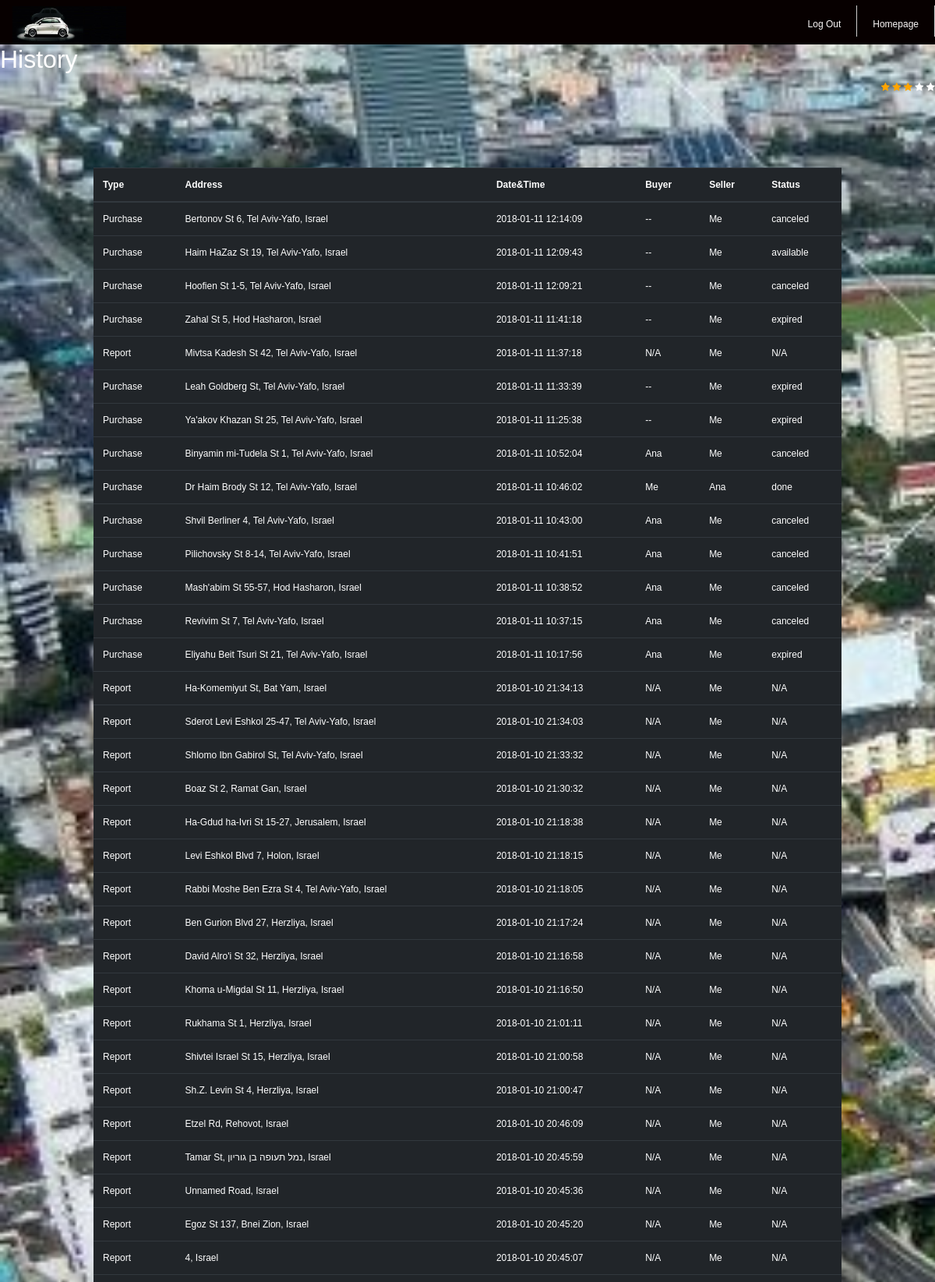
Page /history/ (signed in, upper part) on the committed database.
### polls/models.py (models this page shows, shortened)
class Purchase(models.Model):
	buyer_id	= models.IntegerField(default=-1) 	# user id
	seller_id	= models.IntegerField(default=-1) 	# user id
	cost 		= models.IntegerField(default=10)
	parking_time 	= models.CharField(max_length=200, default="") #  max 30 minutes from the offering time
	status 		= models.CharField(max_length=200, default="available") # available, in process, done, canceled, expired etc.
	parking_rate 	= models.DecimalField(max_digits=3,decimal_places=2,default=Decimal('0.0000'))
	target_address 	= models.CharField(max_length=200) #string. full address
	target_address_lat = models.CharField(max_length=2000)
	target_address_lng = models.CharField(max_length=2000)
	parking_address = models.CharField(max_length=200) #string. full address
	parking_address_lat = models.CharField(max_length=2000)
	parking_address_lng = models.CharField(max_length=2000)
	lock 			= threading.Lock()
	cond 			= threading.Condition(threading.Lock())
	pin_code		= models.CharField(max_length=2000, default="-1")
	attempt_failure = 0
	parking_actual_rank = models.DecimalField(max_digits=3,decimal_places=2,default=Decimal('0.0000'))
	def class_name(self):
    		return Purchase.__name__

class FreeSpot(models.Model):
	reporters_ids	= models.CharField(default="", max_length = 20000) 	# user id
	last_report_time= models.CharField(max_length=200, default="") #  max 30 minutes from the offering time
	parking_address = models.CharField(max_length=200) #coordinates of parking address. (x,y)
	street_name		= models.CharField(max_length=200) # Parking street name
	parking_address_lat = models.CharField(max_length=2000)
	parking_address_lng = models.CharField(max_length=2000)
	lock 			= threading.Lock()
	cond 			= threading.Condition(threading.Lock())
	parking_rank	= models.IntegerField(default=0) # start with rating 0
	is_verified		= models.IntegerField(default=0) # start with rating 0
	def class_name(self):
    		return FreeSpot.__name__

### polls/views.py (the view)
# urls.py: url(r'^history/$', views.call_history, name='call_history'),
def call_history(request):
	sell_purchase = Purchase.objects.filter(seller_id = request.user.pk)
	buy_purchase = Purchase.objects.filter(buyer_id = request.user.pk)
	all_free_spot = FreeSpot.objects.all()
	update_user_spots_status (request.user.pk)
	free_spot = []
	for spot in all_free_spot:
		reporters_ids_list = json.loads(spot.reporters_ids)
		if request.user.pk in reporters_ids_list:
			free_spot.append(spot)
	all_history = list(sell_purchase) + list(buy_purchase) + list(free_spot)
	all_history.sort(key=lambda x: datetime.datetime.strptime(x.parking_time, "%Y-%m-%d %H:%M:%S") if x.class_name() == "Purchase" else datetime.datetime.strptime(x.last_report_time, "%Y-%m-%d %H:%M:%S"), reverse=True)
	history_as_table = []
	for element in all_history:
		address = element.parking_address
		if element.class_name() == "Purchase":
			elemnt_type = "Purchase"
			status = element.status
			date_and_time = element.parking_time
			if (element.seller_id == request.user.pk):
				if (element.buyer_id == -1):
					buyer_username = "--"
				else:
					buyer_username = User.objects.get(pk = element.buyer_id).username
				seller_username = "Me"
			else:
				if (element.seller_id == -1):
					seller_username = "--"
				else:
					seller_username = User.objects.get(pk = element.seller_id).username
				buyer_username = "Me"
		else:
			elemnt_type = "Report"
			date_and_time = element.last_report_time
			buyer_username = "N/A"
			seller_username = "Me"
			status = "N/A"
		current_row = [elemnt_type, address, date_and_time, buyer_username, seller_username, status]
		history_as_table.append(current_row)
	return render(request, 'polls/history.html', {'history_as_table':history_as_table})

### polls/views.py (called while the page is built)
def minutes_elapsed(last_failure_in_string):
	"""
		Return True if user is still in timeout
	"""
	last_failure_in_datetime = datetime.datetime.strptime(last_failure_in_string, "%Y-%m-%d %H:%M:%S")
	diff = (datetime.datetime.now() - last_failure_in_datetime)
	return (diff.total_seconds() / 60)

def update_user_spots_status(user_id):
	sell_spot_list = Purchase.objects.filter(seller_id = user_id)
	buy_spot_list  = Purchase.objects.filter(buyer_id = user_id)
	all_user_spot = list(sell_spot_list) + list(buy_spot_list)
	for spot in all_user_spot:
		if (spot.status == ParkingStatus.AVAILABLE or spot.status == ParkingStatus.IN_PROCESS):
			if (minutes_elapsed(spot.parking_time) > 0):
				spot.status = ParkingStatus.EXPIRED
				print(ParkingStatus.EXPIRED)
				spot.save()

### polls/templates/polls/history.html (shortened to what this page needs)
<!DOCTYPE html>
<html>
<head>
  <link rel="stylesheet" href="https://maxcdn.bootstrapcdn.com/bootstrap/4.0.0-beta.2/css/bootstrap.min.css">
	<link rel="stylesheet" href="https://cdnjs.cloudflare.com/ajax/libs/font-awesome/4.7.0/css/font-awesome.min.css">
</head>
<body>
	<div class="all_site">
	{% load static %}
	<link rel="stylesheet" type="text/css" href="{% static "polls/_css/History.css" %}">
    <div class="body">
        <header>
            <div class="logo">
                <img src="{% static "_images/cars.jpg" %}" height="49"/>
            </div>
            <nav>
                <ul>
                    <a href="{% url 'polls:homepage' %}"><li>Homepage</li></a>
                    <a href="{% url 'polls:logout' %}"><li>Log Out</li></a>
                </ul>
            </nav>
        </header>
  <h2>History</h2>
  <div class = "pull-right">
	<span class="fa fa-star checked"></span>
	<span class="fa fa-star checked"></span>
	<span class="fa fa-star checked"></span>
	<span class="fa fa-star"></span>
	<span class="fa fa-star"></span>
  </div>
  <table class="table table-dark">
    <thead>
      <tr>
	<th>Type</th>
	<th>Address</th>
	<th>Date&Time</th>
	<th>Buyer</th>
	<th>Seller</th>
	<th>Status</th>
      </tr>
    </thead>
    <tbody>
	{% for row in history_as_table %}
      		<tr>
        		<td>{{row.0}}</td>
        		<td>{{row.1}}</td>
        		<td>{{row.2}}</td>
        		<td>{{row.3}}</td>
        		<td>{{row.4}}</td>
        		<td>{{row.5}}</td>
      		</tr>
 	{% endfor %}
    </tbody>
  </table>
</div>
</body>
</html>

### polls/static/polls/_css/History.css (style rules this page uses)
body { margin: 0; padding: 0; background: #fff; color: white; font-family: Arial; font-size: 12px; margin-left: 20px; }
.all_site { width: 100%; height: 100%; background-color:rgb(248, 246, 246); margin:0 auto }
.body header { height: 65px; float: left; width:100%; background:#070000; }
.body header .logo { float: left; text-align: left; margin-left:0; padding: 1rem; }
.body header nav { width:408px; float: right; margin-top: 15px; }
.body header nav ul { list-style-type: none; padding: 200; margin:auto; }
.body header nav ul li { display:inline-block; color: rgb(250, 248, 248); height:40px; padding:0 20px; line-height:49px; vertical-align:center; text-align: center; float: right; border-right: 1px solid #ccc; }
.table { width: 80%; margin-right: 10%; margin-left: 10%; margin-top: 10%; }
.body { width: 80%; margin-top: 1%; margin-left: 20px; margin-right: 40px; color: white; position: absolute; top: -20px; left: -20px; right: -40px; bottom: -10px; width: auto; height: auto; background-image:url("../_images/busy_street2.jpg"); background-size: cover; z-index: -1; }

### polls/templates/polls/history.html (style rules this page uses)
.checked { color: orange; }

### rows in the picture
Purchase: parking_address "Bertonov St 6, Tel Aviv-Yafo, Israel", parking_time "2018-01-11 12:14:09", status "canceled"
Purchase: parking_address "Haim HaZaz St 19, Tel Aviv-Yafo, Israel", parking_time "2018-01-11 12:09:43", status "available"
Purchase: parking_address "Hoofien St 1-5, Tel Aviv-Yafo, Israel", parking_time "2018-01-11 12:09:21", status "canceled"
Purchase: parking_address "Zahal St 5, Hod Hasharon, Israel", parking_time "2018-01-11 11:41:18", status "expired"
FreeSpot: parking_address "Mivtsa Kadesh St 42, Tel Aviv-Yafo, Israel", last_report_time "2018-01-11 11:37:18"
Purchase: parking_address "Leah Goldberg St, Tel Aviv-Yafo, Israel", parking_time "2018-01-11 11:33:39", status "expired"
Purchase: parking_address "Ya'akov Khazan St 25, Tel Aviv-Yafo, Israel", parking_time "2018-01-11 11:25:38", status "expired"
Purchase: parking_address "Binyamin mi-Tudela St 1, Tel Aviv-Yafo, Israel", parking_time "2018-01-11 10:52:04", status "canceled"
Purchase: parking_address "Dr Haim Brody St 12, Tel Aviv-Yafo, Israel", parking_time "2018-01-11 10:46:02", status "done"
Purchase: parking_address "Shvil Berliner 4, Tel Aviv-Yafo, Israel", parking_time "2018-01-11 10:43:00", status "canceled"
Purchase: parking_address "Pilichovsky St 8-14, Tel Aviv-Yafo, Israel", parking_time "2018-01-11 10:41:51", status "canceled"
Purchase: parking_address "Mash'abim St 55-57, Hod Hasharon, Israel", parking_time "2018-01-11 10:38:52", status "canceled"
Purchase: parking_address "Revivim St 7, Tel Aviv-Yafo, Israel", parking_time "2018-01-11 10:37:15", status "canceled"
Purchase: parking_address "Eliyahu Beit Tsuri St 21, Tel Aviv-Yafo, Israel", parking_time "2018-01-11 10:17:56", status "expired"
FreeSpot: parking_address "Ha-Komemiyut St, Bat Yam, Israel", last_report_time "2018-01-10 21:34:13"
FreeSpot: parking_address "Sderot Levi Eshkol 25-47, Tel Aviv-Yafo, Israel", last_report_time "2018-01-10 21:34:03"
FreeSpot: parking_address "Shlomo Ibn Gabirol St, Tel Aviv-Yafo, Israel", last_report_time "2018-01-10 21:33:32"
FreeSpot: parking_address "Boaz St 2, Ramat Gan, Israel", last_report_time "2018-01-10 21:30:32"
FreeSpot: parking_address "Ha-Gdud ha-Ivri St 15-27, Jerusalem, Israel", last_report_time "2018-01-10 21:18:38"
FreeSpot: parking_address "Levi Eshkol Blvd 7, Holon, Israel", last_report_time "2018-01-10 21:18:15"
FreeSpot: parking_address "Rabbi Moshe Ben Ezra St 4, Tel Aviv-Yafo, Israel", last_report_time "2018-01-10 21:18:05"
FreeSpot: parking_address "Ben Gurion Blvd 27, Herzliya, Israel", last_report_time "2018-01-10 21:17:24"
FreeSpot: parking_address "David Alro'i St 32, Herzliya, Israel", last_report_time "2018-01-10 21:16:58"
FreeSpot: parking_address "Khoma u-Migdal St 11, Herzliya, Israel", last_report_time "2018-01-10 21:16:50"
FreeSpot: parking_address "Rukhama St 1, Herzliya, Israel", last_report_time "2018-01-10 21:01:11"
FreeSpot: parking_address "Shivtei Israel St 15, Herzliya, Israel", last_report_time "2018-01-10 21:00:58"
FreeSpot: parking_address "Sh.Z. Levin St 4, Herzliya, Israel", last_report_time "2018-01-10 21:00:47"
FreeSpot: parking_address "Etzel Rd, Rehovot, Israel", last_report_time "2018-01-10 20:46:09"
FreeSpot: parking_address "Tamar St, נמל תעופה בן גוריון, Israel", last_report_time "2018-01-10 20:45:59"
FreeSpot: parking_address "Unnamed Road, Israel", last_report_time "2018-01-10 20:45:36"
FreeSpot: parking_address "Egoz St 137, Bnei Zion, Israel", last_report_time "2018-01-10 20:45:20"
FreeSpot: parking_address "4, Israel", last_report_time "2018-01-10 20:45:07"

### other values in the picture
{{ row.0 }} "Purchase" "Purchase" "Purchase" "Purchase" "Report" "Purchase" "Purchase" "Purchase" "Purchase" "Purchase" "Purchase" "Purchase" "Purchase" "Purchase" "Report" "Report" "Report" "Report" "Report" "Report" "Report" "Report" "Report" "Report" "Report" "Report" "Report" "Report" "Report" "Report" "Report" "Report"
{{ row.3 }} "--" "--" "--" "--" "N/A" "--" "--" "Ana" "Me" "Ana" "Ana" "Ana" "Ana" "Ana" "N/A" "N/A" "N/A" "N/A" "N/A" "N/A" "N/A" "N/A" "N/A" "N/A" "N/A" "N/A" "N/A" "N/A" "N/A" "N/A" "N/A" "N/A"
{{ row.4 }} "Me" "Me" "Me" "Me" "Me" "Me" "Me" "Me" "Ana" "Me" "Me" "Me" "Me" "Me" "Me" "Me" "Me" "Me" "Me" "Me" "Me" "Me" "Me" "Me" "Me" "Me" "Me" "Me" "Me" "Me" "Me" "Me"
{{ row.5 }} "N/A" "N/A" "N/A" "N/A" "N/A" "N/A" "N/A" "N/A" "N/A" "N/A" "N/A" "N/A" "N/A" "N/A" "N/A" "N/A" "N/A" "N/A" "N/A"
